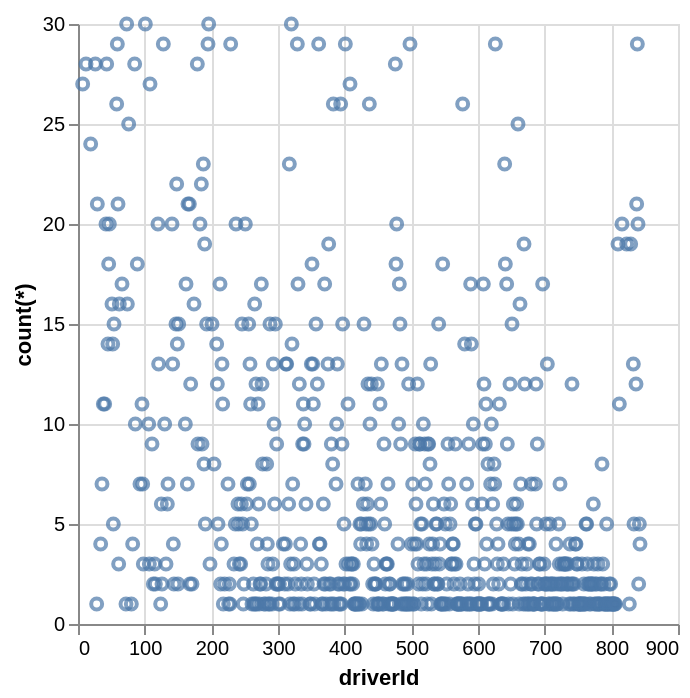

Write a Vega-Lite specification for this figure.
### Vega-Lite specification from a JSON file in a GitHub repository (floating-point values rounded to 4 significant figures; data arrays with more than 128 entries replaced by an {"elided": "..."} marker saying what was removed)
{"data": {"values": {"elided": "642 records"}}, "mark": "point", "encoding": {"x": {"field": "x_data", "type": "quantitative", "title": "driverId"}, "y": {"field": "y_data", "type": "quantitative", "title": "count(*)"}}}
